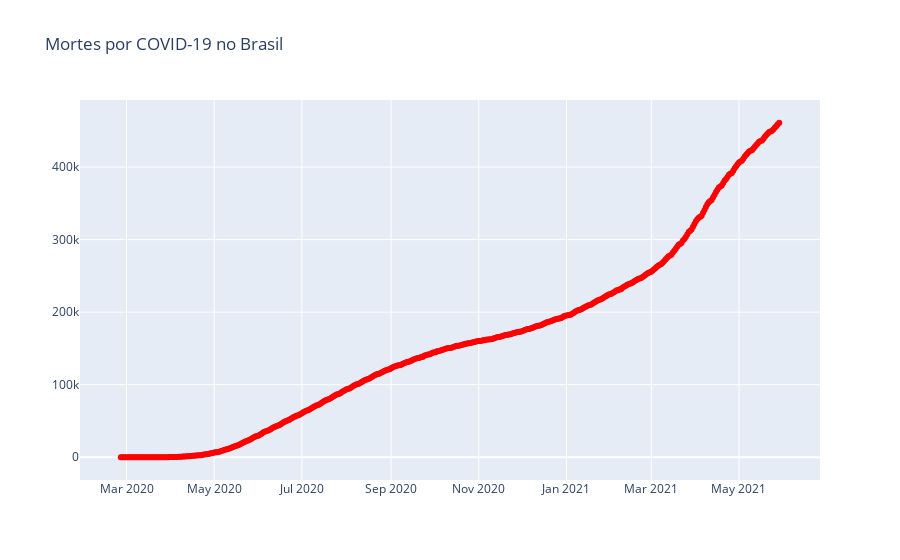

Write notebook code for a chart like this one.
### Markdown cell above
# Mortes

### Code cell
fig = go.Figure()

fig.add_trace(
    go.Scatter(x=brasil_corrigido.observationdate, y=brasil_corrigido.deaths, name='Mortes', mode='lines+markers', line={'color':'red'})
)

# Layout

fig.update_layout(title='Mortes por COVID-19 no Brasil')

fig.show()

### Figure 1 — Plotly figure (JSON) as saved in the notebook; plotly's stock layout.template omitted (floating-point values rounded to 4 significant figures; data arrays with more than 128 entries replaced by an {"elided": "..."} marker saying what was removed)
{"data": [{"line": {"color": "red"}, "mode": "lines+markers", "name": "Mortes", "type": "scatter", "x": {"elided": "459 str values"}, "y": {"elided": "459 int values"}}], "layout": {"title": {"text": "Mortes por COVID-19 no Brasil"}}}
